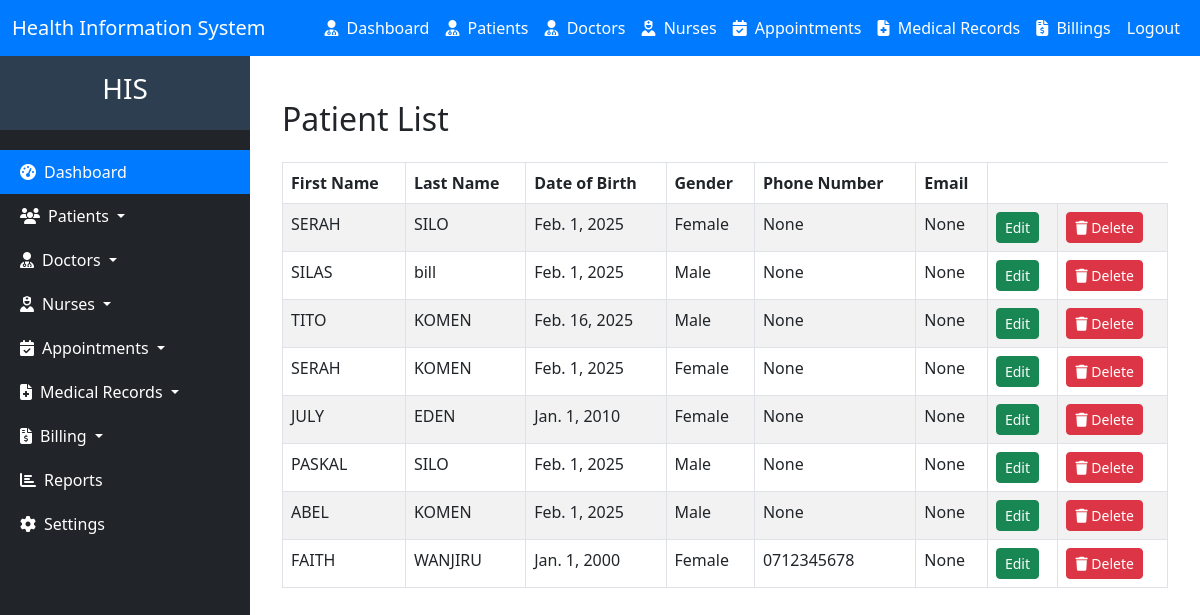
/patient/list (signed in), run on the app's committed database.
### hms/models.py (models this page shows, shortened)
class Patient(models.Model):
    national_id = models.CharField(max_length=20, unique=True, blank=True, null=True, validators=[RegexValidator(r'^\d{1,10}$', message='Only digits are allowed')])
    first_name = models.CharField(max_length=50)
    last_name = models.CharField(max_length=50)
    date_of_birth = models.DateField()
    GENDER_CHOICES = [
        ('M', 'Male'),
        ('F', 'Female'),
    ]
    gender = models.CharField(max_length=1, choices=GENDER_CHOICES)
    phone_number = models.CharField(max_length=15, blank=True, null=True, validators=[RegexValidator(regex='^\+?1?\d{9,15}$', message='Phone number must be in the format: +254712345678.')])
    email = models.EmailField(max_length=50, blank=True, null=True)
    address = models.CharField(max_length=100, blank=True, null=True)
    blood_group = models.CharField(
        max_length=3,
        blank=True,
        null=True,
        choices=[
            ('A+', 'A+'),
            ('A-', 'A-'),
            ('B+', 'B+'),
            ('B-', 'B-'),
            ('AB+', 'AB+'),
            ('AB-', 'AB-'),
            ('O+', 'O+'),
            ('O-', 'O-'),
        ]
    )
    medical_history = models.TextField(blank=True, null=True)
    emergency_contact_name = models.CharField(max_length=100, blank=True, null=True)
    emergency_contact_phone = models.CharField(
        max_length=15,
        blank=True,
        null=True,
        validators=[RegexValidator(regex='^\+?1?\d{9,15}$', message='Phone number must be in the format: +254712345678.')]
    )
    created_at = models.DateTimeField(auto_now_add=True)
    updated_at = models.DateTimeField(auto_now=True)

### hms/views.py (the view)
# urls.py: path("patient/list", views.patient_list, name="patient_list"),
@login_required
def patient_list(request):
    patients = Patient.objects.all()
    return render(request, 'patient_list.html', {'patients': patients})

### hms/templates/patient_list.html (shortened to what this page needs)
{% extends 'base.html'%}
{% block content %}
<div class="container mt-4">
    <h2 class="mb-4">Patient List</h2>
    <table class="table table-striped table-bordered">
        <thead class="thead-dark">
            <tr>
                <th>First Name</th>
                <th>Last Name</th>
                <th>Date of Birth</th>
                <th>Gender</th>
                <th>Phone Number</th>
                <th>Email</th>
            </tr>
        </thead>
        <tbody>
            {% for patient in patients %}
            <tr>
                <td>{{ patient.first_name }}</td>
                <td>{{ patient.last_name }}</td>
                <td>{{ patient.date_of_birth }}</td>
                <td>{{ patient.get_gender_display }}</td>
                <td>{{ patient.phone_number }}</td>
                <td>{{ patient.email }}</td>
                <td><a href="{% url 'patient_update' patient.id %}" class="btn btn-success btn-sm">Edit</a></td>
                <td>  <form action="{% url 'delete_patient' patient.id %}" method="post" style="display: inline;">
                    <button type="submit" class="btn btn-danger btn-sm" onclick="return confirm('Are you sure you want to delete this patient?');">
                        <i class="fas fa-trash"></i> Delete
                    </button>
                </form>
            </td>
        </tr>
            {% endfor %}
        </tbody>
    </table>
</div>
{% endblock %}

### data on the page
Patient: first_name "SERAH", last_name "SILO", date_of_birth "Feb. 1, 2025", gender "Female", phone_number "None", email "None"
Patient: first_name "SILAS", last_name "bill", date_of_birth "Feb. 1, 2025", gender "Male", phone_number "None", email "None"
Patient: first_name "TITO", last_name "KOMEN", date_of_birth "Feb. 16, 2025", gender "Male", phone_number "None", email "None"
Patient: first_name "SERAH", last_name "KOMEN", date_of_birth "Feb. 1, 2025", gender "Female", phone_number "None", email "None"
Patient: first_name "JULY", last_name "EDEN", date_of_birth "Jan. 1, 2010", gender "Female", phone_number "None", email "None"
Patient: first_name "PASKAL", last_name "SILO", date_of_birth "Feb. 1, 2025", gender "Male", phone_number "None", email "None"
Patient: first_name "ABEL", last_name "KOMEN", date_of_birth "Feb. 1, 2025", gender "Male", phone_number "None", email "None"
Patient: first_name "FAITH", last_name "WANJIRU", date_of_birth "Jan. 1, 2000", gender "Female", phone_number "0712345678", email "None"
